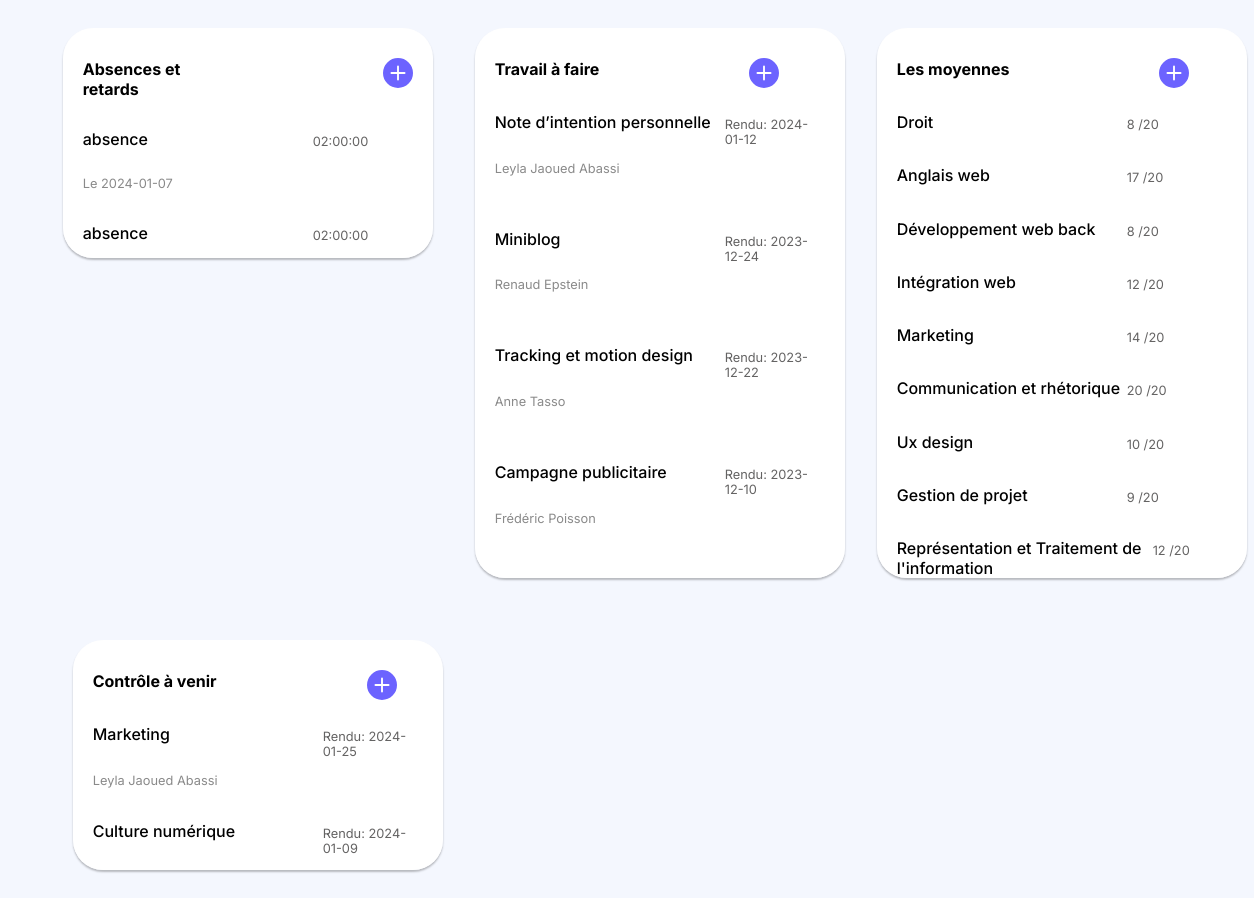
/vie_scolaire.php, run on the app's committed database.
### tables this page shows
CREATE TABLE IF NOT EXISTS `travail_a_faire` (
  `id_travail` int NOT NULL AUTO_INCREMENT,
  `travail` varchar(225) NOT NULL,
  `date` date NOT NULL,
  `enseignant` varchar(255) NOT NULL,
  PRIMARY KEY (`id_travail`)
);

CREATE TABLE IF NOT EXISTS `controle` (
  `controle` varchar(255) NOT NULL,
  `id_controle` int NOT NULL AUTO_INCREMENT,
  `date` date NOT NULL,
  `enseignant` varchar(255) NOT NULL,
  PRIMARY KEY (`id_controle`)
);

CREATE TABLE IF NOT EXISTS `abscence_retard` (
  `id_abs` int NOT NULL AUTO_INCREMENT,
  `titre` varchar(255) NOT NULL,
  `date` date NOT NULL,
  `nombre` time NOT NULL,
  `cours` varchar(255) NOT NULL,
  PRIMARY KEY (`id_abs`)
);

CREATE TABLE IF NOT EXISTS `notes` (
  `notes` varchar(255) NOT NULL,
  `id_note` int NOT NULL AUTO_INCREMENT,
  `matiere` varchar(255) NOT NULL,
  `professeur` varchar(255) NOT NULL,
  PRIMARY KEY (`id_note`)
);

### vie_scolaire.php (the view, shortened to what this page needs)
<?php
include("connexion.php");
?>
<!DOCTYPE html>
<html lang="en">
<head>
    <link rel='stylesheet' href='css/style_vie_scolaire.css'>
    <link rel="icon" href="img/favicon.png"></head>
</head>
<body>
    <?php
    $requete = "SELECT * FROM travail_a_faire ORDER BY date DESC";
    $stmt = $db->query($requete);
    $results = $stmt->fetchAll(PDO::FETCH_ASSOC);
    ?>
    <div class='result-container'>
        <div class='bloc-1'>
            <div class="bouton">
            <h1>Travail à faire</h1>
            <a href=""><svg xmlns="http://www.w3.org/2000/svg" width="30" height="30" fill="#6C63FF" class="bi bi-plus-circle-fill" viewBox="0 0 16 16">
  <path d="M16 8A8 8 0 1 1 0 8a8 8 0 0 1 16 0M8.5 4.5a.5.5 0 0 0-1 0v3h-3a.5.5 0 0 0 0 1h3v3a.5.5 0 0 0 1 0v-3h3a.5.5 0 0 0 0-1h-3z"/>
</svg></a>
            </div>
             <?php foreach ($results as $result) { ?>
                <div class='matiere-date'>
                    <h2><?php echo $result['travail']; ?></h2>
                    <p class='small-date'><?php echo "Rendu: {$result['date']}"; ?></p>
                </div>
                <h3><?php echo $result['enseignant']; ?></h3>
                <br>
            <?php } ?>
        </div>
<?php
$requete = "SELECT * FROM controle ORDER BY date DESC ";
$stmt = $db->query($requete);
$results = $stmt->fetchAll(PDO::FETCH_ASSOC);
?>
        <div class='bloc-2'>
        <div class="bouton">
            <h1>Contrôle à venir</h1>
            <a href=""><svg xmlns="http://www.w3.org/2000/svg" width="30" height="30" fill="#6C63FF" class="bi bi-plus-circle-fill" viewBox="0 0 16 16">
  <path d="M16 8A8 8 0 1 1 0 8a8 8 0 0 1 16 0M8.5 4.5a.5.5 0 0 0-1 0v3h-3a.5.5 0 0 0 0 1h3v3a.5.5 0 0 0 1 0v-3h3a.5.5 0 0 0 0-1h-3z"/>
</svg></a>
            </div>
                        <?php foreach ($results as $result) { ?>
                <div class='matiere-date'>
                    <h2><?php echo $result['controle']; ?></h2>
                    <p class='small-date'><?php echo "Rendu: {$result['date']}"; ?></p>
                </div>
                <h3><?php echo $result['enseignant']; ?></h3>
            <?php } ?>
        </div>
<?php
 $requete = "SELECT * FROM abscence_retard ORDER BY id_abs DESC";
 $stmt = $db->query($requete);
 $results = $stmt->fetchAll(PDO::FETCH_ASSOC);
 ?>
        <div class='bloc-3'>
        <div class="bouton">
            <h1>Absences et retards</h1>
            <a href=""><svg xmlns="http://www.w3.org/2000/svg" width="30" height="30" fill="#6C63FF" class="bi bi-plus-circle-fill" viewBox="0 0 16 16">
  <path d="M16 8A8 8 0 1 1 0 8a8 8 0 0 1 16 0M8.5 4.5a.5.5 0 0 0-1 0v3h-3a.5.5 0 0 0 0 1h3v3a.5.5 0 0 0 1 0v-3h3a.5.5 0 0 0 0-1h-3z"/>
</svg></a>
            </div>
                        <?php foreach ($results as $result) { ?>
                <div class='matiere-date'>
                    <h2><?php echo $result['titre']; ?></h2>
                    <p class='small-date'><?php echo "{$result['nombre']}"; ?></p>
                </div>
                <div class="cours_classe">
                    <h3><?php echo "Le " . $result['date']; ?></h3>
                </div>
            <?php } ?>
        </div>
  <?php
  $requete = "SELECT * FROM notes ORDER BY id_note DESC";
  $stmt = $db->query($requete);
  $results = $stmt->fetchAll(PDO::FETCH_ASSOC);
  ?>
<div class='bloc-4'>
<div class="bouton">
            <h1>Les moyennes</h1>
            <a href="ajout_moyenne.php"><svg xmlns="http://www.w3.org/2000/svg" width="  30" height="30" fill="#6C63FF" class="bi bi-plus-circle-fill" viewBox="0 0 16 16">
  <path d="M16 8A8 8 0 1 1 0 8a8 8 0 0 1 16 0M8.5 4.5a.5.5 0 0 0-1 0v3h-3a.5.5 0 0 0 0 1h3v3a.5.5 0 0 0 1 0v-3h3a.5.5 0 0 0 0-1h-3z"/>
</svg></a>
            </div>
                        <?php foreach ($results as $result) { ?>
                <div class='matiere-date'>
                    <h2><?php echo $result['matiere']; ?></h2>
                    <p class='small-date'><?php echo "{$result['notes']} /20"; ?></p>
                </div>
            <?php } ?>
        </div>
    </div>
    </body>
    </html>

### css/style_vie_scolaire.css (style rules this page uses)
*, *::after, *::before { box-sizing: border-box; }
html { background-color: #F4F7FE; font-family: 'Inter', sans-serif; }
.result-container { max-width: 90vw; margin: 0 auto; padding-bottom: 5rem; display: grid; grid-template-columns: repeat(3, 1fr); grid-gap: 2rem; }
.result-container h1 { top: 0; font-size: 1rem; }
.bloc-1 { margin-top: 20px; border-radius: 30px ; background-color: white; grid-row: span -3; grid-column: 2/3; padding: 20px; box-shadow: 0px 2px 2px 0px rgba(0, 0, 0, 0.25); width: 370px; height: 550px; overflow-y: auto; }
.matiere-date { display: flex; justify-content: space-between; }
.matiere-date p { font-size: 0.8rem; color: rgb(100, 99, 99); margin-top: 25px; width: 100px; }
.bloc-1 h3 { color: rgb(138, 138, 138); font-size: 0.8rem; font-weight: 400; margin-top: 1px; }
.bloc-2 { grid-column: 1; grid-row: 2/3; background-color: white; box-shadow: 0px 2px 2px 0px rgba(0, 0, 0, 0.25); border-radius: 30px; padding: 20px; margin-top: 30px; margin-left: 10px; overflow-y: auto; height: 230px; width: 370px; }
h2 { margin-top: 20px; font-size: 1rem; font-weight: 500; }
h3 { color: rgb(138, 138, 138); font-size: 0.8rem; font-weight: 400; margin-top: 1px; }
.bloc-3 { background-color: white; box-shadow: 0px 2px 2px 0px rgba(0, 0, 0, 0.25); border-radius: 30px; padding: 20px; grid-column: 1; grid-row: 1/3; width: 370px; height: 230px; overflow-y: auto; margin-top: 20px; position: relative; }
.bloc-4 { background-color: white; box-shadow: 0px 2px 2px 0px rgba(0, 0, 0, 0.25); border-radius: 30px; padding: 20px; grid-column: 3; grid-row: 1; width: 370px; height: 550px; overflow-y: auto; margin-top: 20px; position: relative; }
.bouton { display: flex; }
.bouton a { margin-top: 10px; margin-left: 150px; }

### data on the page
travail_a_faire: travail "Note d’intention personnelle", date "2024-01-12", enseignant "Leyla Jaoued Abassi"
travail_a_faire: travail "Miniblog", date "2023-12-24", enseignant "Renaud Epstein"
travail_a_faire: travail "Tracking et motion design", date "2023-12-22", enseignant "Anne Tasso"
travail_a_faire: travail "Campagne publicitaire", date "2023-12-10", enseignant "Frédéric Poisson"
controle: controle "Marketing", date "2024-01-25", enseignant "Leyla Jaoued Abassi"
controle: controle "Culture numérique", date "2024-01-09"
abscence_retard: titre "absence", nombre "02:00:00", date "2024-01-07"
abscence_retard: titre "absence", nombre "02:00:00"
notes: matiere "Droit", notes "8"
notes: matiere "Anglais web", notes "17"
notes: matiere "Développement web back", notes "8"
notes: matiere "Intégration web", notes "12"
notes: matiere "Marketing", notes "14"
notes: matiere "Communication et rhétorique", notes "20"
notes: matiere "Ux design", notes "10"
notes: matiere "Gestion de projet", notes "9"
notes: matiere "Représentation et Traitement de l'information", notes "12"
